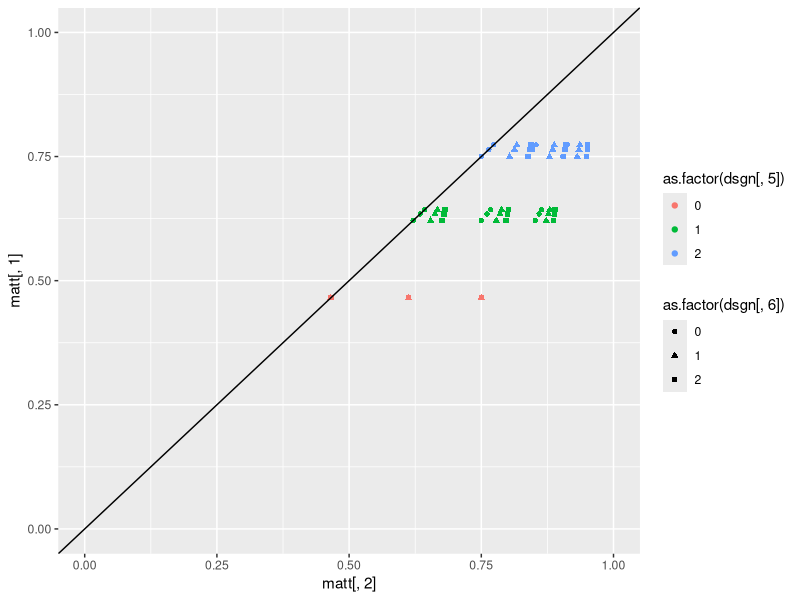
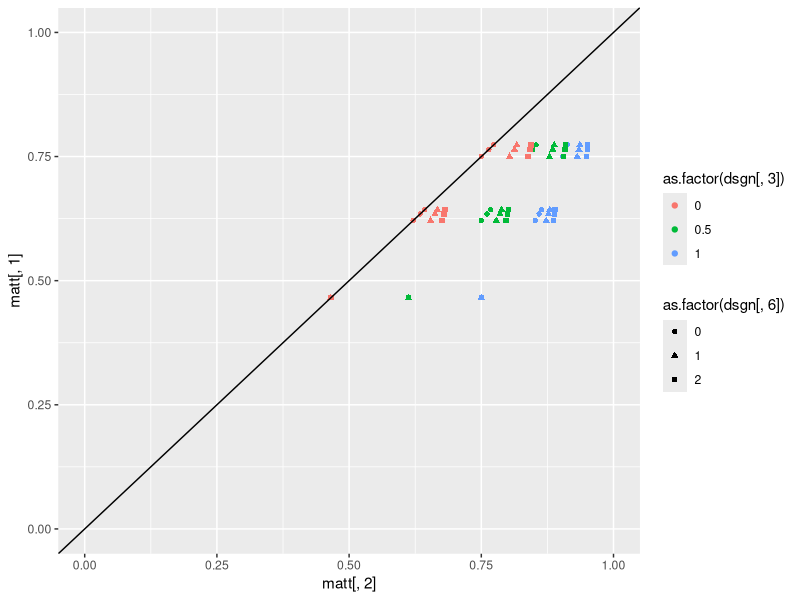
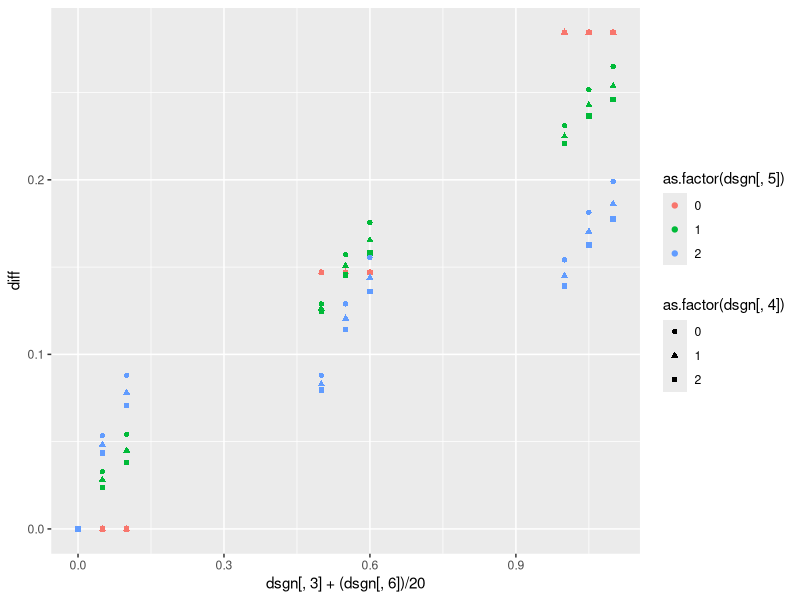
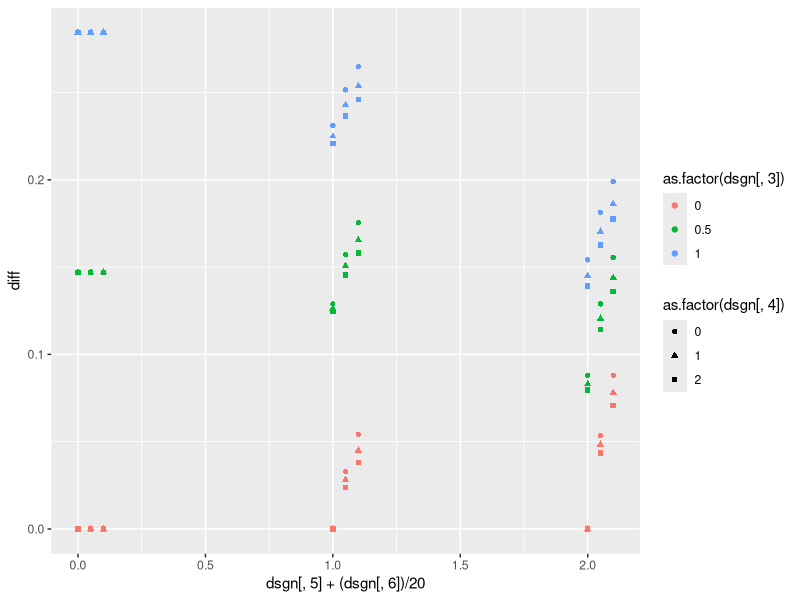
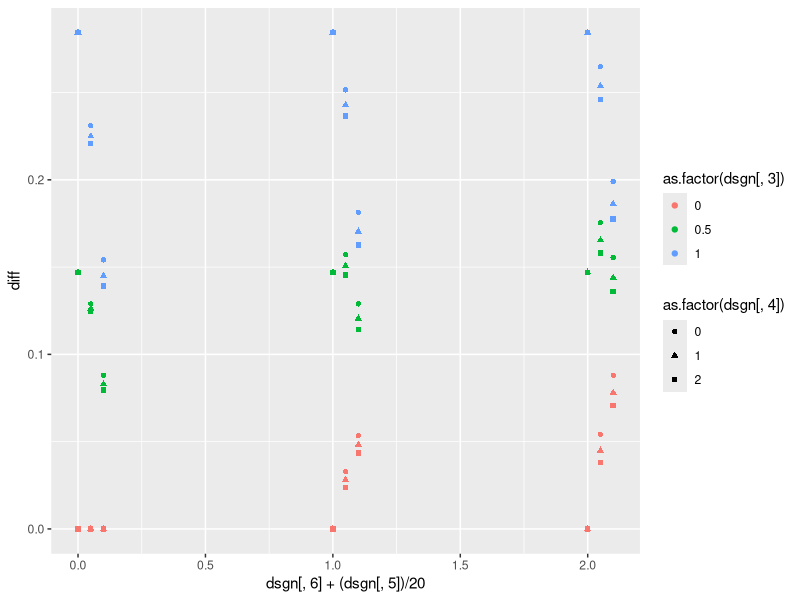

These figures' R source, in order: (Note: a time limit stopped this script after it produced the figures.)
####
# This code sets determines how different parameter settings influence diff= P(y2=1|X1=X2=1)-P(y2=1|X1=X2=0)
#
#
######################################################################## Design of experiment
lvls <- list(NA)

fixlev<-c(0.5, 1)  # levels for not interesting parameters
#seqlev<-round(seq(0,4,0.3333),3)  # levels for  interesting parameters
seqlev<-c(0,1,2) # levels for  interesting parameters

lvls[[1]] <- fixlev

lvls[[2]] <- c(0,0.5,2)

lvls[[3]] <- c(0,0.5,1) 

lvls[[4]] <- seqlev 

lvls[[5]] <- seqlev

lvls[[6]] <-seqlev

lvls[[7]] <- fixlev

lvls[[8]] <- c(0)

lvls[[9]] <- c(0)

lvls[[10]] <- c(0)

lvls[[11]] <- fixlev

interceptc<-(0)  # intercept for C1 and C2
intercepty<-(-1)   # intercept for Y1 and Y2
intercepth<-(-1)  #intercept for H
interceptz<-0.5
interceptx<-0.5

### factorial design
dsgn <- as.matrix(expand.grid(lvls[[1]], lvls[[2]], lvls[[3]], lvls[[4]], lvls[[5]], lvls[[6]], lvls[[7]], lvls[[8]], lvls[[9]], lvls[[10]], lvls[[11]]))
dim(dsgn)

######################################################################## CALCULATE TRUE VALUES OF diff
				matt <- matrix(0, dim(dsgn)[1], 2)

for (i in c(1:dim(dsgn)[1])) {
truetheta11 <- 0
kk <- 1
individual <- matrix(0, 8, 8)

 myH<-0
 myZ<-0
 myX1<-1
 myX2<-1
    for (c2i in 0:1) {
        for (y1i in 0:1) {
            for (c1i in 0:1) {
                individual[kk, 1:3] <- c(y1i, c1i, c2i)
 
                # P(C1=1 or =0)
                pc1<-1/(1+exp(-(interceptc )))
                aa <- (as.numeric(c1i == 1) * (pc1) + as.numeric(c1i == 0) * (1-pc1))

                # P(Y1=1 or =0|C1,X1)
                py1<-1/(1+exp(-(intercepty + dsgn[i, 5]*c1i + dsgn[i, 3]*myX1 + dsgn[i, 8]*myH)))
                bb <- as.numeric(y1i == 1) * (py1) + as.numeric(y1i == 0) * (1 - py1)

                # P(C2=1 or =0|C1,X1)
                pc2<-(1/(1+exp(-(interceptc + dsgn[i, 4]*c1i + dsgn[i, 6]*myX1))))
                cc <- as.numeric(c2i == 1) * (pc2)  + as.numeric(c2i == 0)*(1-pc2)
                
                # P(Y2=1|C2,X2,Y1)
                dd <- (as.numeric(y1i == 1) * 1 + as.numeric(y1i == 0) * ( (1/(1+exp(-(intercepty+dsgn[i, 9]*myZ + dsgn[i, 5]*c2i + dsgn[i, 3]*myX2 + dsgn[i, 8]*myH)))) ))                

                individual[kk, 5:8] <- c(aa, bb, cc, dd)
		
                # Product
                individual[kk, 4] <- aa * bb * cc * dd
                truetheta11 <- truetheta11 + individual[kk, 4]   

                kk <- kk + 1
            }
        }
    }
    
    
    
    truetheta00<- 0
    kk <- 1
    individual <- matrix(0, 8, 8)
    myH<-0
    myZ<-0
    myX1<-0
    myX2<-0

    for (c2i in 0:1) {
        for (y1i in 0:1) {
            for (c1i in 0:1) {
                individual[kk, 1:3] <- c(y1i, c1i, c2i)
 
                # P(C1=1 or =0)
                pc1<-1/(1+exp(-(interceptc )))
                aa <- (as.numeric(c1i == 1) * (pc1) + as.numeric(c1i == 0) * (1-pc1))

                # P(Y1=1 or =0|C1,X1)
                py1<-1/(1+exp(-(intercepty + dsgn[i, 5]*c1i + dsgn[i, 3]*myX1 + dsgn[i, 8]*myH)))
                bb <- as.numeric(y1i == 1) * (py1) + as.numeric(y1i == 0) * (1 - py1)

                # P(C2=1 or =0|C1,X1)
                pc2<-(1/(1+exp(-(interceptc + dsgn[i, 4]*c1i + dsgn[i, 6]*myX1))))
                cc <- as.numeric(c2i == 1) * (pc2)  + as.numeric(c2i == 0)*(1-pc2)
                
                # P(Y2=1|C2,X2,Y1)
                dd <- (as.numeric(y1i == 1) * 1 + as.numeric(y1i == 0) * ( (1/(1+exp(-(intercepty+dsgn[i, 9]*myZ + dsgn[i, 5]*c2i + dsgn[i, 3]*myX2 + dsgn[i, 8]*myH)))) ))                

                individual[kk, 5:8] <- c(aa, bb, cc, dd)
            

                # Product
                individual[kk, 4] <- aa * bb * cc * dd
                truetheta00 <- truetheta00 + individual[kk, 4]
                
                kk <- kk + 1
            }
        }
    }
  
    matt[i, ] <- c(truetheta00, truetheta11)
    print(i/dim(dsgn)[1])
}
######################################################################## 

library(ggplot2)
# Marginal probabilities of y2:
colMeans(matt)

diff<-round(matt[,2]-matt[,1],5)
summary(diff)

qplot(matt[,2],matt[,1],  color=as.factor(dsgn[,5]), shape=as.factor(dsgn[,6]), ylim=c(0,1), xlim=c(0,1))+geom_abline(slope=1,intercept=0)
qplot(matt[,2],matt[,1],  color=as.factor(dsgn[,3]), shape=as.factor(dsgn[,6]), ylim=c(0,1), xlim=c(0,1))+geom_abline(slope=1,intercept=0)

# Plots of interest:

#Theta3 has noticiable effect
qplot(dsgn[,3]+(dsgn[,6])/20, diff,  color=as.factor(dsgn[,5]), shape=as.factor(dsgn[,4]))

# Theta5 and Theta6 also have effect
qplot(dsgn[,5]+(dsgn[,6])/20, diff,  color=as.factor(dsgn[,3]), shape=as.factor(dsgn[,4]))
qplot(dsgn[,6]+(dsgn[,5])/20, diff,  color=as.factor(dsgn[,3]), shape=as.factor(dsgn[,4]))

######################################################################
mod1<-glm(diff~dsgn[,c(1:7,11)] + .*.*.,data=data.frame(dsgn[,c(1:7,11)]), family="binomial")
summary(mod1)
summary(mod1)$coefficients[summary(mod1)$coefficients[,4]<0.99,]


######################################################################## 






######################################################################## 
ppp <- 1
est <- matrix(0, dim(dsgn)[1], 2)
kkk <- 1
result <- matrix(0, dim(dsgn)[1], 2)
numsim <- 50  ### number of datasets generated under each scenario
Bayesresult <- matrix(0, dim(dsgn)[1] * numsim, 8)
n <- 200  ### size of each dataset
set.seed(13)  ### for reproducibility
seedlist <- sample(1:250000, size = numsim)

######################################################################## 
simdatasum<-matrix(0,dim(dsgn)[1],8)
colnames(simdatasum)<-c( "H",     "Z",    "C1",    "X1",    "C2",    "Y1",    "X2",    "Y2") 
for (i in c(1:dim(dsgn)[1])) {
    ### loop over datasets
    for (j in 1:numsim) {
        print(c(i, j))
        
#        set.seed(seedlist[j])

        H <- rbinom(n, size = 1, prob = (1/(1+exp(-(intercepth)))) )
        Z<-rbinom(n, 1, (1/(1+exp(-(interceptz + dsgn[i, 10]*H)))) )
        C1 <- rbinom(n, size = 1, prob = (1/(1+exp(-(interceptc)))) )
        X1<- rbinom(n, 1, (1/(1+exp(-(interceptx + dsgn[i, 1]*C1 + dsgn[i, 2]*H)))) ) 
        C2 <-rbinom(n, 1, (1/(1+exp(-(interceptc + dsgn[i, 4]*C1 + dsgn[i, 6]*X1)))) )         
        Y1 <-rbinom(n, 1, (1/(1+exp(-(intercepty + dsgn[i, 5]*C1 + dsgn[i, 3]*X1 + dsgn[i, 8]*H)))) ) 
        X2 <-rbinom(n, 1, (1/(1+exp(-(interceptx + dsgn[i, 1]*C2  + dsgn[i, 2]*H + dsgn[i, 7]*Y1 + dsgn[i, 9]*Z + dsgn[i, 11]*X1)))) )
        Y2 <- rep(1, n)  
        Y2[Y1 == 0]<-rbinom(length(Y2[Y1 == 0]), 1, (1/(1+exp(-(intercepty + dsgn[i, 9]*Z + dsgn[i, 5]*C2 + dsgn[i, 3]*X2 + dsgn[i, 8]*H)))) )     
        simdata <- data.frame(H,Z,C1,X1,C2,Y1,X2,Y2)
simdatasum[i,]<-colMeans(simdata)
        print(colMeans(simdata))

######################################################################## 
        HprobB <- function(h, nm = 1) {
            ss <- sum(simdata$H)
            nn <- length(simdata$H)
            pp <- (rbeta(nm, (ss + 1), (nn - ss + 1)))
            if (h == 0) {
                return(1 - as.numeric(pp))
            }
            if (h == 1) {
                return(as.numeric(pp))
            }
        }
        
        
        C1probB <- function(h, c1, nm = 1) {
            ss <- sum(simdata$C1[simdata$H == h])
            nn <- length(simdata$C1[simdata$H == h])
            pp <- (rbeta(nm, (ss + 1), (nn - ss + 1)))
            if (c1 == 0) {
                return(1 - as.numeric(pp))
            }
            if (c1 == 1) {
                return(as.numeric(pp))
            }
        }
        
        C2probB <- function(h, c2, c1, x1, nm = 1) {
            ss <- sum(simdata$C2[simdata$H == h & simdata$C1 == c1 & simdata$X1 == x1])
            nn <- length(simdata$C2[simdata$H == h & simdata$C1 == c1 & simdata$X1 == x1])
            pp <- (rbeta(nm, (ss + 1), (nn - ss + 1)))
            if (c2 == 0) {
                return(1 - as.numeric(pp))
            }
            if (c2 == 1) {
                return(as.numeric(pp))
            }
        }
        
        Y2probB <- function(h, y2, c1, c2, x1, x2, nm = 1) {
            ss <- sum(simdata$Y2[simdata$H == h & simdata$C2 == c2 & simdata$X2 == x2 & simdata$C1 == c1 & simdata$X1 == x1])
            nn <- length(simdata$Y2[simdata$H == h & simdata$C2 == c2 & simdata$X2 == x2 & simdata$C1 == c1 & 
                simdata$X1 == x1])
            pp <- (rbeta(nm, (ss + 1), (nn - ss + 1)))
            if (y2 == 0) {
                return(1 - as.numeric(pp))
            }
            if (y2 == 1) {
                return(as.numeric(pp))
            }
        }
        
        
        nB <- 500
        sumtheta11B <- 0
        sumtheta00B <- 0
        for (c2i in 0:1) {
            for (c1i in 0:1) {
                for (hi in 0:1) {
                  
                  sumtheta11B <- sumtheta11B + HprobB(h = hi, nB) * C1probB(h = hi, c1 = c1i, nm = nB) * C2probB(h = hi, 
                    c2 = c2i, c1 = c1i, x1 = 1, nm = nB) * Y2probB(h = hi, y2 = 1, c1 = c1i, c2 = c2i, x1 = 1, 
                    x2 = 1, nm = nB)
                  
                  sumtheta00B <- sumtheta00B + HprobB(h = hi, nB) * C1probB(h = hi, c1 = c1i, nm = nB) * C2probB(h = hi, 
                    c2 = c2i, c1 = c1i, x1 = 0, nm = nB) * Y2probB(h = hi, y2 = 1, c1 = c1i, c2 = c2i, x1 = 0, 
                    x2 = 0, nm = nB)
                  
                }
            }
        }
        
        sumtheta00Bvec <- sumtheta00B
        sumtheta11Bvec <- sumtheta11B

#one-sided p-values:
        Bpval <- 1 - mean((sumtheta11Bvec - sumtheta00Bvec) > 0)
        Hpval <- (1-pnorm((summary(glm(Y2 ~ H, data = simdata, family = "binomial"))$coefficients[2, 3])))
        print(Bpval)
        print(Hpval)
        Bayesresult[kkk, ] <- c(i, j, c(1, 1), mean(sumtheta00Bvec), mean(sumtheta11Bvec), Bpval, Hpval)
        kkk <- kkk + 1
    }
}

######################################################################## 


alpha<-0.1
AA <- Bayesresult
Bayesresult <- AA


power <- matrix(0, dim(dsgn)[1], 3)
for (i in (dim(dsgn)[1]:1)) {
    power[i, ] <- c(i, mean(Bayesresult[Bayesresult[, 1] == i, ][, 7] <= alpha), mean(Bayesresult[Bayesresult[, 
        1] == i, ][, 8] <= alpha))
}

require(gridExtra)
plot1 <- qplot(diff,    power[, 2], col = as.factor(dsgn[, 2]), shape=as.factor(dsgn[, 5]), ylim=c(0,1))+geom_abline(slope=0,intercept=alpha)
plot2 <- qplot(diff,    power[, 3], col = as.factor(dsgn[, 2]), shape=as.factor(dsgn[, 5]), ylim=c(0,1))+geom_abline(slope=0,intercept=alpha)
grid.arrange(plot1, plot2, ncol=1)
